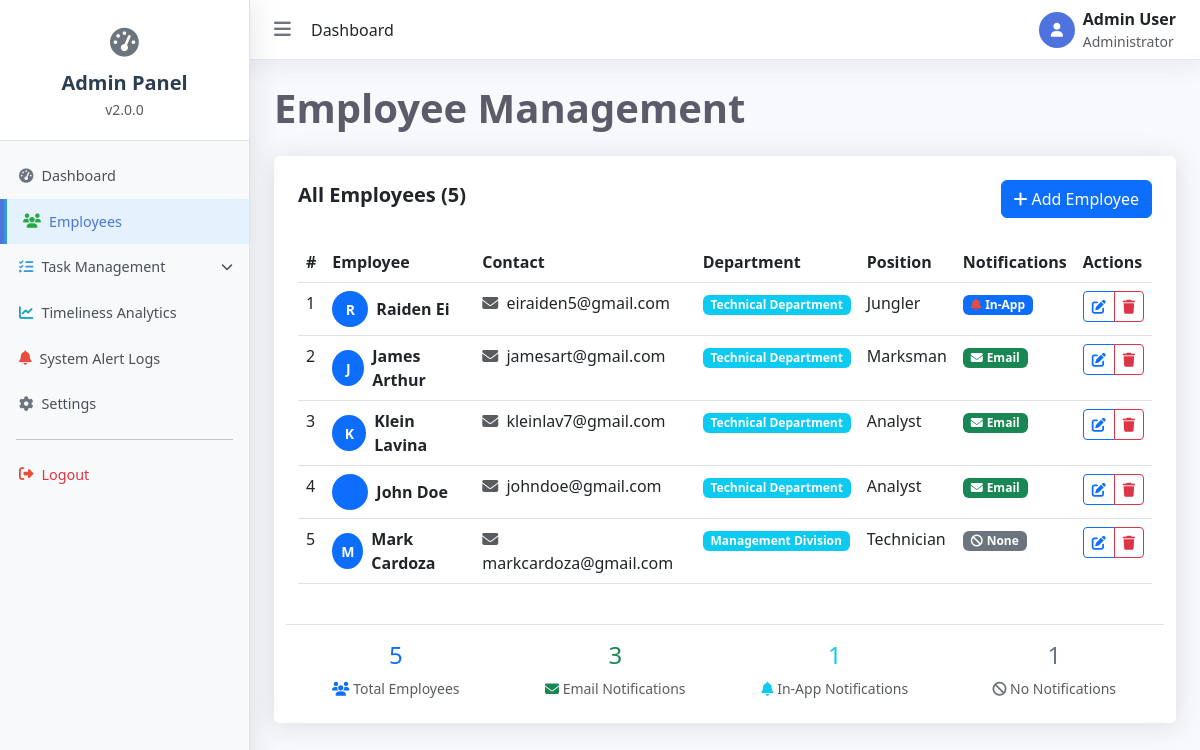
Page /dashboard/users/ on the earlier database version.
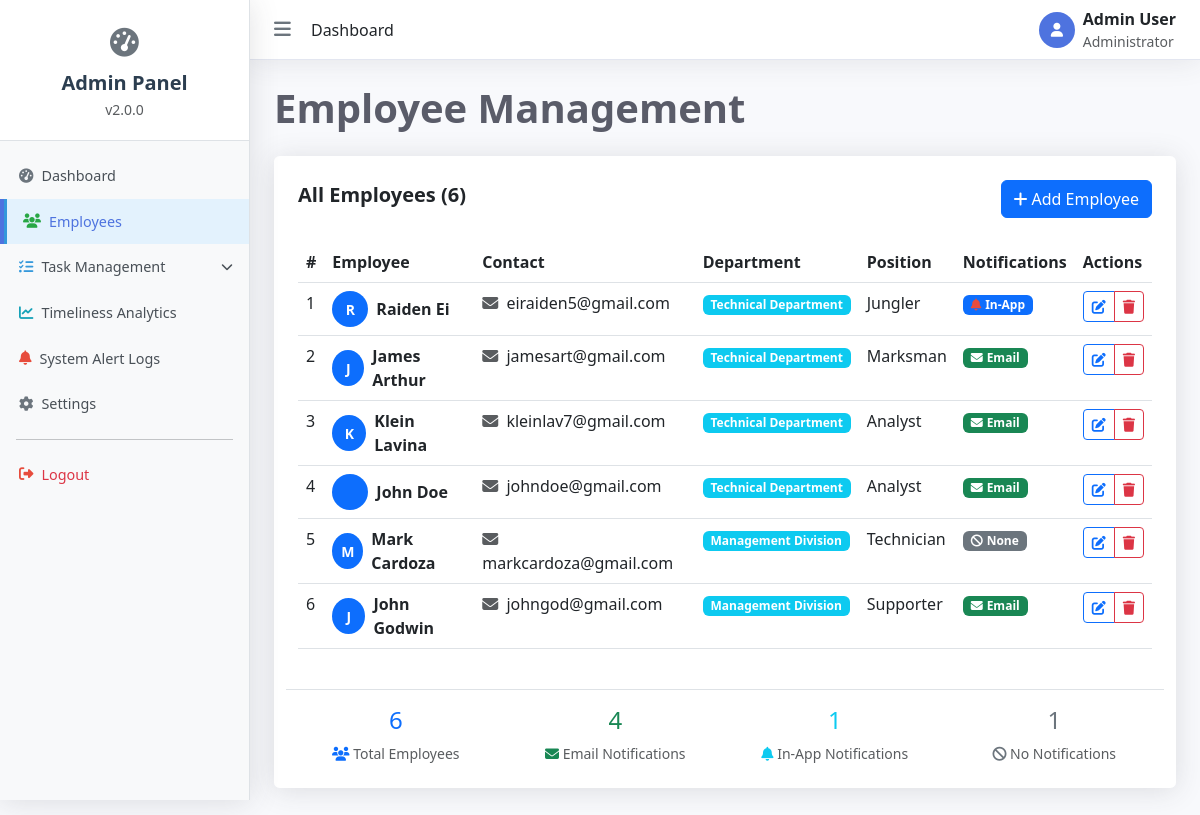
Same page on the later database version.
### ttms_app/models.py (models this page shows, shortened)
class Employee(models.Model):
    full_name = models.CharField(max_length=150)
    email = models.EmailField(unique=True)
    department = models.CharField(max_length=100, blank=True, null=True)
    role = models.CharField(max_length=100, blank=True, null=True)
    notification_preference = models.CharField(
        max_length=10,
        choices=[('email', 'Email'), ('in_app', 'In-App'), ('none', 'None')],
        default='email'
    )
    class Meta:
        verbose_name = "Employee"
        verbose_name_plural = "Employees"

### ttms_app/views.py (the view)
# urls.py: path('users/', views.users_view, name='users'),
def users_view(request):
    employees = Employee.objects.all().order_by('id')
    total_employees = employees.count()
    email_count = employees.filter(notification_preference='email').count()
    inapp_count = employees.filter(notification_preference='in_app').count()
    none_count = employees.filter(notification_preference='none').count()
    context = {
        'page_title': 'Employee Management',
        'employees': employees,
        'total_employees': total_employees,  # This should work
        'email_count': email_count,          # This should work
        'inapp_count': inapp_count,          # This should work
        'none_count': none_count,            # This should work
    }
    return render(request, 'admin_dashboard/employee.html', context)

### templates/admin_dashboard/employee.html (shortened to what this page needs)
{% extends 'admin_dashboard/base.html' %}
{% block content %}
<div class="content-wrapper">
    <h1 class="page-title">Employee Management</h1>
    <div class="content-card">
        <div class="d-flex justify-content-between align-items-center mb-4">
            <h5 class="fw-bold text-gray-800">All Employees ({{ total_employees }})</h5>
            <div>
                <button class="btn btn-primary" data-bs-toggle="modal" data-bs-target="#addEmployeeModal">
                    <i class="fas fa-plus me-1"></i>Add Employee
                </button>
            </div>
        </div>
        {% if employees %}
        <div class="table-responsive">
            <table class="table table-hover">
                <thead>
                    <tr>
                        <th>#</th>
                        <th>Employee</th>
                        <th>Contact</th>
                        <th>Department</th>
                        <th>Position</th>
                        <th>Notifications</th>
                        <th>Actions</th>
                    </tr>
                </thead>
                <tbody>
                    {% for employee in employees %}
                    <tr id="employee-{{ employee.id }}">
                        <td>{{ forloop.counter }}</td>
                        <td>
                            <div class="d-flex align-items-center">
                                <div class="user-avatar me-2 bg-primary text-white">
                                    {{ employee.full_name|first|upper }}
                                </div>
                                <div>
                                    <strong>{{ employee.full_name }}</strong>
                                </div>
                            </div>
                        </td>
                        <td>
                            <div>
                                <i class="fas fa-envelope me-1 text-muted"></i>
                                {{ employee.email }}
                            </div>
                        </td>
                        <td>
                            {% if employee.department %}
                                <span class="badge bg-info">{{ employee.department }}</span>
                            {% else %}
                                <span class="text-muted">—</span>
                            {% endif %}
                        </td>
                        <td>
                            {% if employee.role %}
                                {{ employee.role }}
                            {% else %}
                                <span class="text-muted">—</span>
                            {% endif %}
                        </td>
                        <td>
                            {% if employee.notification_preference == 'email' %}
                                <span class="badge bg-success">
                                    <i class="fas fa-envelope me-1"></i>Email
                                </span>
                            {% elif employee.notification_preference == 'in_app' %}
                                <span class="badge bg-primary">
                                    <i class="fas fa-bell me-1"></i>In-App
                                </span>
                            {% else %}
                                <span class="badge bg-secondary">
                                    <i class="fas fa-ban me-1"></i>None
                                </span>
                            {% endif %}
                        </td>
                        <td>
                            <div class="btn-group btn-group-sm">
                               <button class="btn btn-outline-primary edit-btn"
                                        data-id="{{ employee.id }}"
                                        data-name="{{ employee.full_name }}"
                                        data-email="{{ employee.email }}"
                                        data-dept="{{ employee.department|default:'' }}"
                                        data-role="{{ employee.role|default:'' }}"
                                        data-notification="{{ employee.notification_preference }}"
                                        data-bs-toggle="modal"
                                        data-bs-target="#editEmployeeModal">
                                    <i class="fas fa-edit"></i>
                                </button>
                                <button class="btn btn-outline-danger delete-btn"
                                        data-id="{{ employee.id }}"
                                        data-name="{{ employee.full_name }}">
                                    <i class="fas fa-trash"></i>
                                </button>
                            </div>
                        </td>
                    </tr>
                    {% endfor %}
                </tbody>
            </table>
        </div>
    <div class="stat-card">
       <div class="row mt-4 pt-3 border-top">
            <div class="col-md-3">
                <div class="text-center">
                    <h4 class="text-primary">{{ total_employees }}</h4>
                    <p class="text-muted small mb-0">
                        <i class="fas fa-users text-primary"></i> Total Employees
                    </p>
                </div>
            </div>
            <div class="col-md-3">
                <div class="text-center">
                    <h4 class="text-success">{{ email_count|default:"0" }}</h4>
                    <p class="text-muted small mb-0">
                        <i class="fas fa-envelope text-success"></i> Email Notifications
                    </p>
                </div>
            </div>
            <div class="col-md-3">
                <div class="text-center">
                    <h4 class="text-info">{{ inapp_count|default:"0" }}</h4>
                    <p class="text-muted small mb-0">
                        <i class="fas fa-bell text-info"></i> In-App Notifications
                    </p>
                </div>
            </div>
            <div class="col-md-3">
                <div class="text-center">
                    <h4 class="text-secondary">{{ none_count|default:"0" }}</h4>
                    <p class="text-muted small mb-0">
                        <i class="fas fa-ban text-secondary"></i> No Notifications
                    </p>
                </div>
            </div>
        </div>
        {% endif %}
    </div>
    </div>
</div>
{% endblock %}

### templates/admin_dashboard/base.html (shortened to what this page needs)
<!DOCTYPE html>
<html lang="en">
<head>
    <link href="https://cdn.jsdelivr.net/npm/bootstrap@5.3.0-alpha1/dist/css/bootstrap.min.css" rel="stylesheet">
    <link rel="stylesheet" href="https://cdnjs.cloudflare.com/ajax/libs/font-awesome/6.4.0/css/all.min.css">
</head>
<body>
    <div class="dashboard-wrapper">
        {% include 'admin_dashboard/sidebar.html' %}
        <div class="content-area" id="contentArea">
            <header class="top-header">
                <div class="header-left">
                    <button class="sidebar-toggle" id="sidebarToggle">
                        <i class="fas fa-bars"></i>
                    </button>
                    <span class="ms-3 d-none d-md-inline" id="pageTitle">Dashboard</span>
                </div>
                <div class="header-right">
                    <div class="user-profile">
                        <div class="user-avatar">
                            <i class="fas fa-user"></i>
                        </div>
                        <div class="user-info d-none d-md-block">
                            <div class="user-name fw-bold">Admin User</div>
                            <div class="user-role text-muted small">Administrator</div>
                        </div>
                    </div>
                </div>
            </header>
            <main class="main-content" id="mainContent">
                {% block content %}{% endblock %}
            </main>
        </div>
    </div>
</body>
</html>

### templates/admin_dashboard/sidebar.html (shortened to what this page needs)
<aside class="sidebar">
    <div class="sidebar-header">
        <div class="logo-icon">
            <i class="fas fa-tachometer-alt"></i>
        </div>
        <h3>Admin Panel</h3>
        <p class="text-muted small mb-0">v2.0.0</p>
    </div>
    <div class="sidebar-menu">
        <ul class="nav flex-column">
            <li class="nav-item">
                <a class="nav-link" href="{% url 'ttms_app:dashboard' %}">
                    <i class="fas fa-tachometer-alt me-2"></i>
                    <span>Dashboard</span>
                </a>
            </li>
            <li class="nav-item">
                <a class="nav-link" href="{% url 'ttms_app:users' %}">
                    <i class="fas fa-users me-2"></i>
                    <span>Employees</span>
                </a>
            </li>
            <li class="nav-item">
                <a class="nav-link task-management-toggle" href="#taskSubmenu"
                   data-bs-toggle="collapse"
                   data-bs-target="#taskSubmenu"
                   aria-expanded="false"
                   aria-controls="taskSubmenu">
                    <i class="fas fa-tasks me-2"></i>
                    <span>Task Management</span>
                    <i class="fas fa-chevron-down ms-auto submenu-icon"></i>
                </a>
            </li>
            <li class="nav-item">
                <a class="nav-link" href="#">
                    <i class="fas fa-chart-line me-2"></i>
                    <span>Timeliness Analytics</span>
                </a>
            </li>
            <li class="nav-item">
                <a class="nav-link" href="#">
                    <i class="fas fa-bell me-2"></i>
                    <span>System Alert Logs</span>
                </a>
            </li>
            <li class="nav-item">
                <a class="nav-link" href="{% url 'ttms_app:settings' %}">
                    <i class="fas fa-cog me-2"></i>
                    <span>Settings</span>
                </a>
            </li>
            <li class="nav-item">
                <hr class="sidebar-divider">
            </li>
            <li class="nav-item">
                <a class="nav-link text-danger" href="#">
                    <i class="fas fa-sign-out-alt me-2"></i>
                    <span>Logout</span>
                </a>
            </li>
        </ul>
    </div>
</aside>

### templates/admin_dashboard/base.html (style rules this page uses)
:root { --sidebar-width: 250px; --header-height: 60px; --primary-color: #4e73df; --sidebar-bg: #ffffff; --content-bg: #f8f9fc; }
* { margin: 0; padding: 0; box-sizing: border-box; }
body { font-family: 'Segoe UI', Tahoma, Geneva, Verdana, sans-serif; background-color: var(--content-bg); overflow-x: hidden; }
.dashboard-wrapper { display: flex; min-height: 100vh; }
.sidebar { width: var(--sidebar-width); background-color: var(--sidebar-bg); border-right: 1px solid #e3e6f0; position: fixed; height: 100vh; overflow-y: auto; transition: all 0.3s; z-index: 1000; box-shadow: 0 0.15rem 1.75rem 0 rgba(58, 59, 69, 0.15); }
.sidebar-header { padding: 1.5rem 1rem; border-bottom: 1px solid #e3e6f0; text-align: center; }
.sidebar-header h3 { color: var(--primary-color); font-weight: 700; margin: 0; }
.sidebar-header .logo-icon { font-size: 1.8rem; color: var(--primary-color); margin-bottom: 0.5rem; }
.content-area { flex: 1; margin-left: var(--sidebar-width); transition: all 0.3s; min-height: 100vh; }
.top-header { height: var(--header-height); background-color: #ffffff; border-bottom: 1px solid #e3e6f0; padding: 0 1.5rem; display: flex; align-items: center; justify-content: space-between; position: sticky; top: 0; z-index: 100; box-shadow: 0 0.15rem 1.75rem 0 rgba(58, 59, 69, 0.1); }
.header-left .sidebar-toggle { background: none; border: none; font-size: 1.2rem; color: #6c757d; cursor: pointer; }
.header-right { display: flex; align-items: center; gap: 1rem; }
.user-profile { display: flex; align-items: center; gap: 0.5rem; }
.user-avatar { width: 40px; height: 40px; border-radius: 50%; background-color: var(--primary-color); color: white; display: flex; align-items: center; justify-content: center; font-weight: bold; }
.main-content { padding: 1.5rem; }
.content-card { background-color: #ffffff; border-radius: 0.35rem; box-shadow: 0 0.15rem 1.75rem 0 rgba(58, 59, 69, 0.15); padding: 1.5rem; margin-bottom: 1.5rem; }
.page-title { color: #5a5c69; font-weight: 700; margin-bottom: 1.5rem; }
.sidebar-menu .nav-item.active { background-color: rgba(78, 115, 223, 0.1); border-left: 4px solid var(--primary-color); }
.sidebar-menu .nav-item.active .nav-link { color: var(--primary-color) !important; }
.content-wrapper { transition: opacity 0.3s ease; }

### templates/admin_dashboard/sidebar.html (style rules this page uses)
.sidebar { background-color: #f8f9fa; border-right: 1px solid #dee2e6; min-height: 100vh; padding: 0; }
.sidebar-header { padding: 1.25rem 1rem; border-bottom: 1px solid #dee2e6; background-color: #fff; }
.logo-icon { color: #3498db; font-size: 1.5rem; margin-bottom: 0.5rem; }
.sidebar-header h3 { font-size: 1.25rem; font-weight: 600; margin-bottom: 0.25rem; color: #2c3e50; }
.sidebar-menu { padding: 0.75rem 0; }
.sidebar-menu .nav-item { margin-bottom: 0; }
.sidebar-menu .nav-link { color: #495057; padding: 0.75rem 1rem; font-size: 0.9rem; border-left: 3px solid transparent; transition: all 0.2s; display: flex; align-items: center; cursor: pointer; }
.sidebar-menu .nav-link.active { background-color: #e3f2fd; color: #3498db; border-left-color: #3498db; font-weight: 500; }
.task-management-toggle { position: relative; }
.submenu-icon { font-size: 0.75rem; transition: transform 0.2s; }
.sidebar-divider { margin: 0.75rem 1rem; opacity: 0.25; }
.fa-tachometer-alt { color: #6c757d; }
.fa-users { color: #28a745; }
.fa-tasks { color: #3498db; }
.fa-chart-line { color: #17a2b8; }
.fa-bell { color: #e74c3c; }
.fa-cog { color: #6c757d; }
.fa-sign-out-alt { color: #e74c3c; }

### templates/admin_dashboard/employee.html (style rules this page uses)
.user-avatar { width: 36px; height: 36px; border-radius: 50%; display: flex; align-items: center; justify-content: center; font-weight: bold; font-size: 14px; }
.btn-group-sm .btn { padding: 0.25rem 0.5rem; }
.stat-card { position: sticky; bottom: 0; background-color: white; z-index: 2; }

Differences in the rows shown:
added Employee: full_name|first "J", full_name "John Godwin", email "johngod@gmail.com", department "Management Division", role "Supporter", notification_preference "email" (drawn)
Other differences:
{{ total_employees }}: "5" → "6"
{{ email_count|default:"0" }}: "3" → "4"
